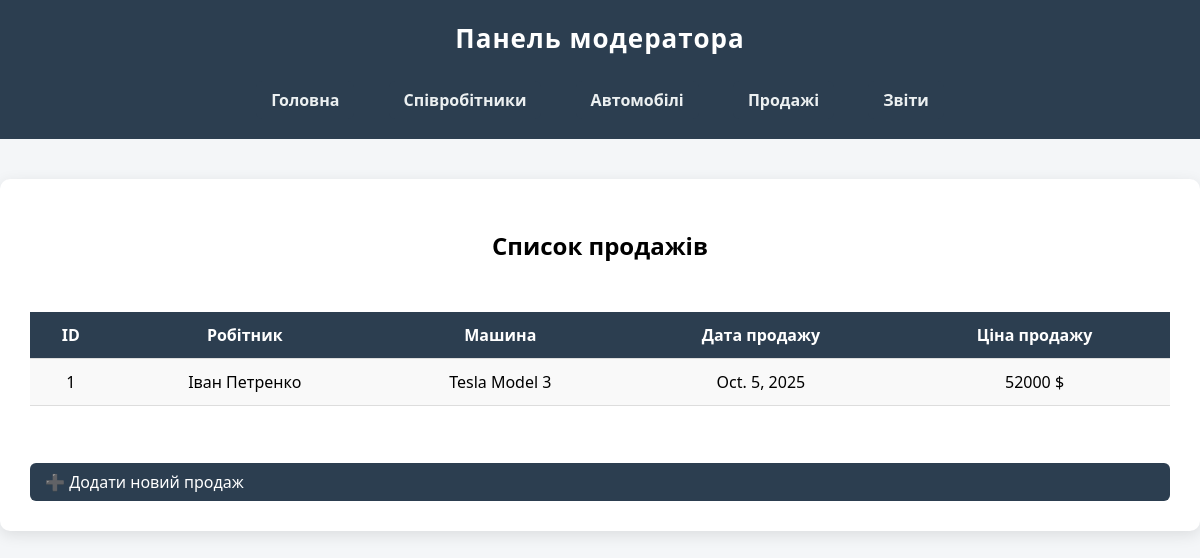
The app's page /moderator/sales/, older data.
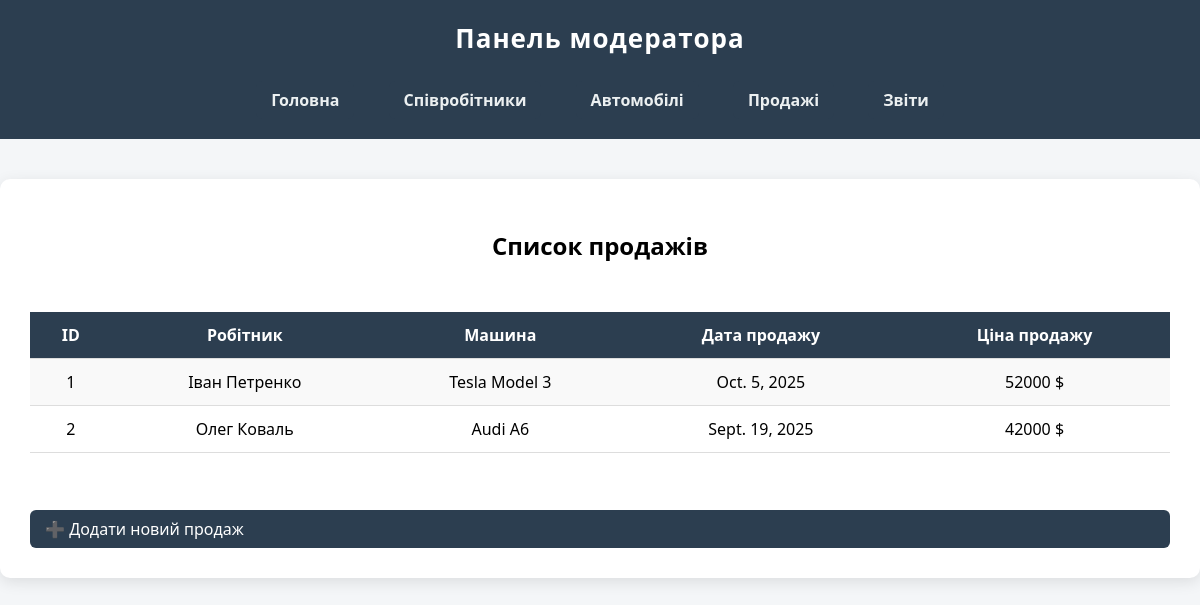
The same page, newer data.
### main/models.py (models this page shows, shortened)
class Sale(models.Model):
    worker = models.ForeignKey(Worker, on_delete=models.PROTECT)
    car = models.ForeignKey(Car, on_delete=models.PROTECT)
    sale_date = models.DateField()
    selling_price = models.IntegerField()

class Worker(models.Model):
    full_name = models.CharField(max_length=100)
    position = models.CharField(max_length=100)
    phone = models.CharField(max_length=15)
    email = models.EmailField()
    is_active = models.BooleanField(default=True)

class Car(models.Model):
    producer_name = models.CharField(max_length=100)
    year_production = models.IntegerField()
    model = models.CharField(max_length=100)
    cost = models.IntegerField()
    potential_selling_price = models.IntegerField()
    is_available = models.BooleanField(default=True)

### moderator/views.py (the view)
# urls.py: path('sales/', views.show_sales_list, name='sales_list'),
def show_sales_list(request):
    all_sales = Sale.objects.all()
    return render(request, 'moderator/sales/sales_list.html', {'all_sales': all_sales})

### moderator/templates/moderator/sales/sales_list.html (shortened to what this page needs)
{% extends 'layout_m.html' %}
{% block content %}
    <h2 style="text-align: center; margin-bottom: 30px;">Список продажів</h2>
    <form method="get">
        <table>
            <tr>
                <th>ID</th>
                <th>Робітник</th>
                <th>Машина</th>
                <th>Дата продажу</th>
                <th>Ціна продажу</th>
            </tr>
            {% for sale in all_sales %}
            <tr>
                <td>{{ sale.id }}</td>
                <td>{{ sale.worker.full_name }}</td>
                <td>{{ sale.car.producer_name }} {{ sale.car.model }}</td>
                <td>{{ sale.sale_date }}</td>
                <td>{{ sale.selling_price }} $</td>
            </tr>
            {% endfor %}
        </table>
      <br>
      <a href="{% url 'create_sale' %}">➕ Додати новий продаж</a>
    </form>
{% endblock %}

Row changes from the older to the newer data that the page shows:
added Sale: id "2", worker.full_name "Олег Коваль", car.producer_name "Audi", car.model "A6", sale_date "Sept. 19, 2025", selling_price "42000"
